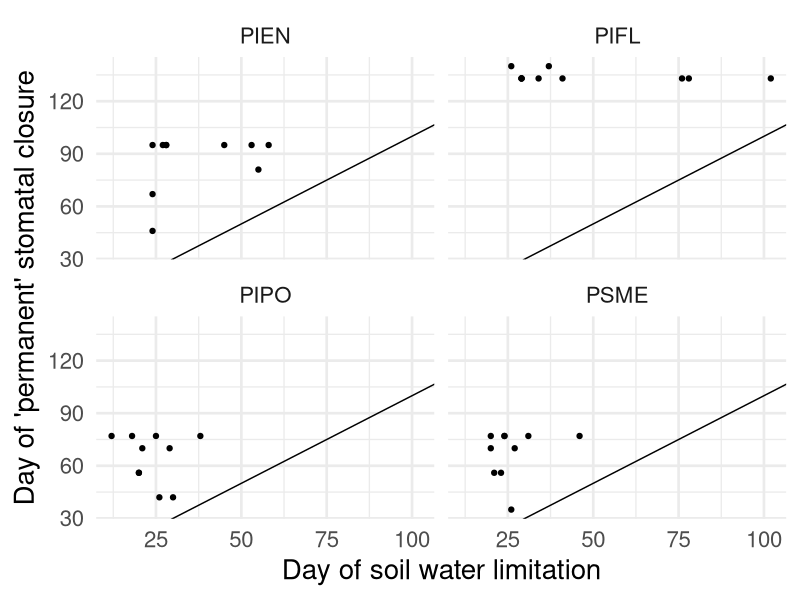
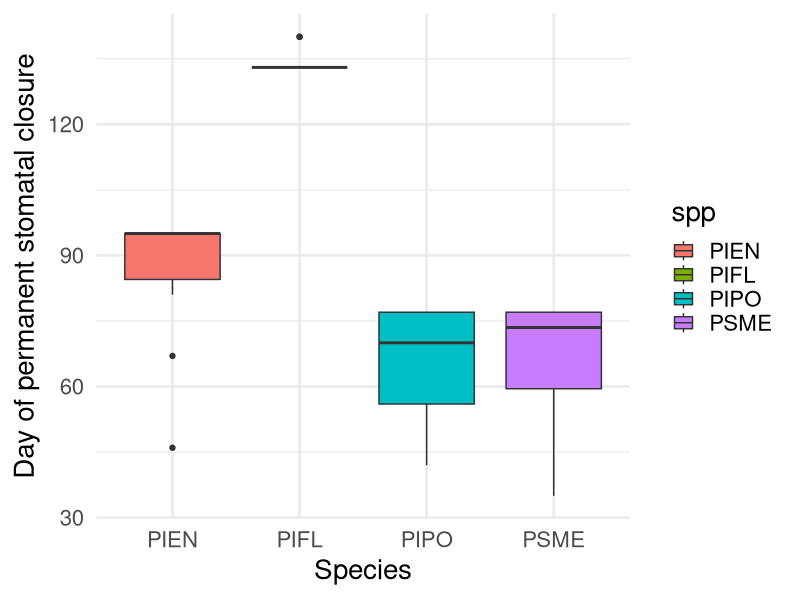
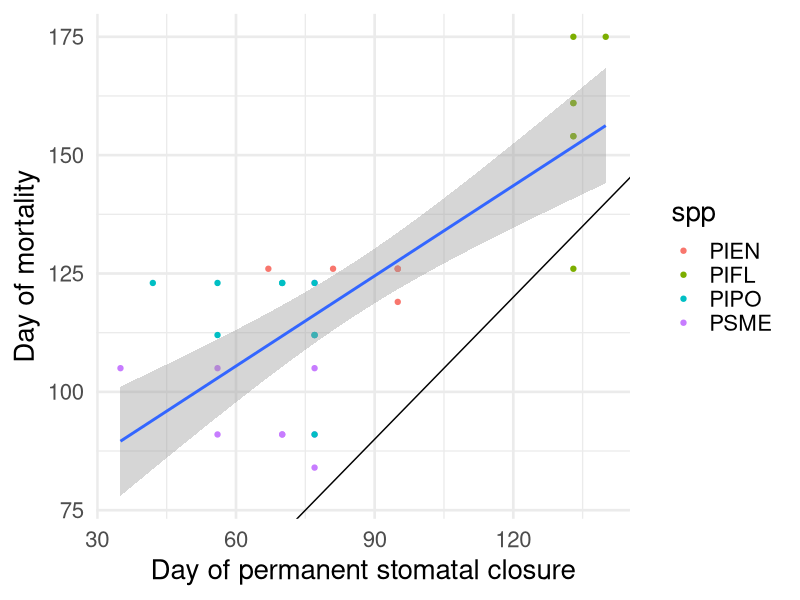
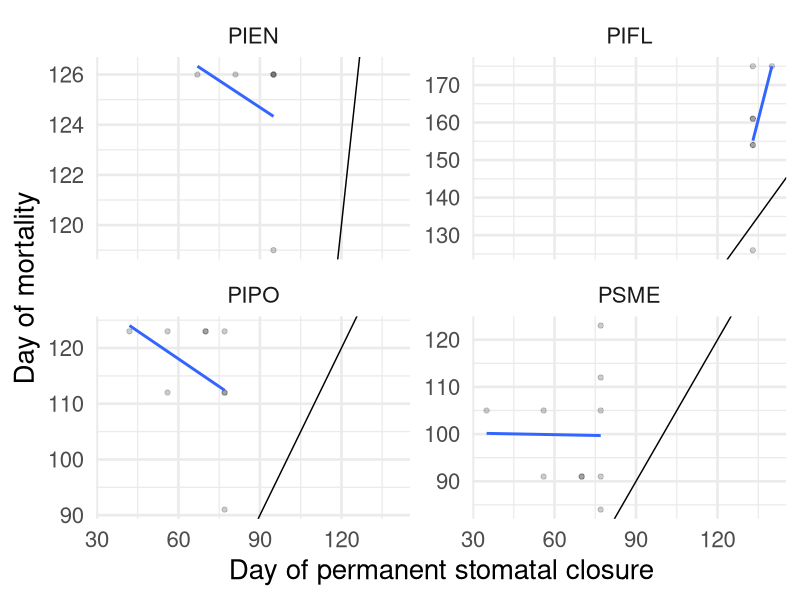

These charts were generated, in order, by the following R code:
library(tidyverse)

closure <- read_csv("data/Experiment/Processed/Stomata_Closure_Day.csv")


# soil water limitation?
stress_days <- read_csv("data/Experiment/Processed/Water_Limitation_Days.csv")

stom_stress <- inner_join(closure, stress_days)

stom_sum <- stom_stress %>% 
  filter(water == "drought") %>% 
  group_by(spp) %>% 
  summarise(mean_clo = mean(day_closed),
            sd_clo = sd(day_closed),
            n = n())

cor.test(stom_stress$day_closed, stom_stress$cpt)
summary(lm(day_closed ~ spp + cpt, data = stom_stress))

# emmeans(lm(day_closed ~ cpt : spp, data = stom_stress), specs = c("cpt", "spp"))

ggplot(stom_stress, aes(x = cpt, y = day_closed))+
  geom_point()+
  facet_wrap(~spp)+
  geom_abline(slope = 1, intercept = 0)+
  # geom_smooth(method = "lm", se = F)+
  theme_minimal(base_size = 20)+
  labs(x = "Day of soil water limitation", y = "Day of 'permanent' stomatal closure")

ggplot(stom_stress, aes(x = spp, y = day_closed))+
  geom_boxplot(aes(fill = spp))+
  theme_minimal(base_size = 20)+
  labs(x = "Species", y = "Day of permanent stomatal closure")

# mortality?
death_days_fl <- read_csv("data/Experiment/Processed/Death_Day_Fl-Based.csv") %>% 
  filter(treatment == "drought") %>% 
  mutate(day = death) %>% 
  dplyr::select(TreeID, day)
death_days_col <- read_csv("data/Experiment/Processed/Death_Day_Color-Based.csv")

# set to one of the above:
death_days <- death_days_col # more accurate

stom_death <- inner_join(closure, death_days) %>% 
  inner_join(stress_days)

ggplot(stom_death, aes(x = day_closed, y = day))+
  geom_point(aes(color = spp))+
  geom_abline(slope = 1, intercept = 0)+
  geom_smooth(method = "lm", se = T)+
  theme_minimal(base_size = 20)+
  labs(x = "Day of permanent stomatal closure", y = "Day of mortality")

ggplot(stom_death, aes(x = day_closed, y = day))+
  geom_point(alpha = 0.2)+
  facet_wrap(~spp, scales = "free_y")+
  geom_abline(slope = 1, intercept = 0)+
  geom_smooth(method = "lm", se = F)+
  theme_minimal(base_size = 20)+
  labs(x = "Day of permanent stomatal closure", y = "Day of mortality")

# ID <- x

# combine con data with the closure dates to add as vertical lines



summary(lm(day ~ day_closed, data = filter(stom_death, spp == "PIFL")))
